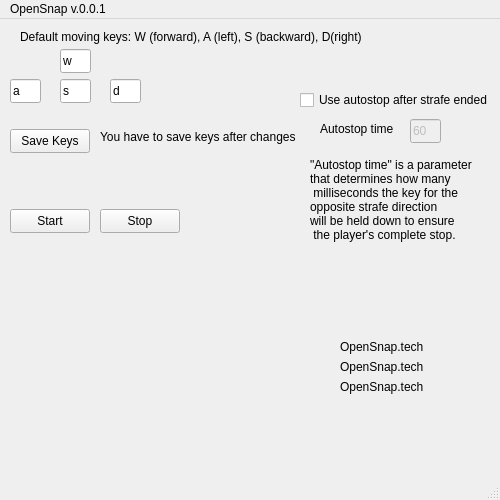
<?xml version="1.0" encoding="UTF-8"?>
<ui version="4.0">
 <class>MainWindow</class>
 <widget class="QMainWindow" name="MainWindow">
  <property name="geometry">
   <rect>
    <x>0</x>
    <y>0</y>
    <width>500</width>
    <height>500</height>
   </rect>
  </property>
  <property name="minimumSize">
   <size>
    <width>500</width>
    <height>500</height>
   </size>
  </property>
  <property name="maximumSize">
   <size>
    <width>500</width>
    <height>500</height>
   </size>
  </property>
  <property name="windowTitle">
   <string>OpenSnap | Free Razer's Snap Tap Alternative</string>
  </property>
  <widget class="QWidget" name="centralwidget">
   <widget class="QPushButton" name="pushButton">
    <property name="geometry">
     <rect>
      <x>10</x>
      <y>190</y>
      <width>80</width>
      <height>24</height>
     </rect>
    </property>
    <property name="text">
     <string>Start</string>
    </property>
   </widget>
   <widget class="QPushButton" name="pushButton_2">
    <property name="geometry">
     <rect>
      <x>100</x>
      <y>190</y>
      <width>80</width>
      <height>24</height>
     </rect>
    </property>
    <property name="text">
     <string>Stop</string>
    </property>
   </widget>
   <widget class="QLabel" name="label">
    <property name="geometry">
     <rect>
      <x>340</x>
      <y>320</y>
      <width>131</width>
      <height>16</height>
     </rect>
    </property>
    <property name="text">
     <string>OpenSnap.tech</string>
    </property>
   </widget>
   <widget class="QLabel" name="label_2">
    <property name="geometry">
     <rect>
      <x>340</x>
      <y>340</y>
      <width>131</width>
      <height>16</height>
     </rect>
    </property>
    <property name="text">
     <string>OpenSnap.tech</string>
    </property>
   </widget>
   <widget class="QLabel" name="label_3">
    <property name="geometry">
     <rect>
      <x>340</x>
      <y>360</y>
      <width>131</width>
      <height>16</height>
     </rect>
    </property>
    <property name="text">
     <string>OpenSnap.tech</string>
    </property>
   </widget>
   <widget class="QLineEdit" name="lineEditW">
    <property name="geometry">
     <rect>
      <x>60</x>
      <y>30</y>
      <width>31</width>
      <height>24</height>
     </rect>
    </property>
    <property name="text">
     <string>w</string>
    </property>
    <property name="maxLength">
     <number>1</number>
    </property>
   </widget>
   <widget class="QLineEdit" name="lineEditA">
    <property name="geometry">
     <rect>
      <x>10</x>
      <y>60</y>
      <width>31</width>
      <height>24</height>
     </rect>
    </property>
    <property name="text">
     <string>a</string>
    </property>
    <property name="maxLength">
     <number>1</number>
    </property>
   </widget>
   <widget class="QLineEdit" name="lineEditS">
    <property name="geometry">
     <rect>
      <x>60</x>
      <y>60</y>
      <width>31</width>
      <height>24</height>
     </rect>
    </property>
    <property name="text">
     <string>s</string>
    </property>
    <property name="maxLength">
     <number>1</number>
    </property>
   </widget>
   <widget class="QLineEdit" name="lineEditD">
    <property name="geometry">
     <rect>
      <x>110</x>
      <y>60</y>
      <width>31</width>
      <height>24</height>
     </rect>
    </property>
    <property name="text">
     <string>d</string>
    </property>
    <property name="maxLength">
     <number>1</number>
    </property>
   </widget>
   <widget class="QPushButton" name="pushButton_3">
    <property name="geometry">
     <rect>
      <x>10</x>
      <y>110</y>
      <width>80</width>
      <height>24</height>
     </rect>
    </property>
    <property name="text">
     <string>Save Keys</string>
    </property>
   </widget>
   <widget class="QLabel" name="label_4">
    <property name="geometry">
     <rect>
      <x>100</x>
      <y>110</y>
      <width>201</width>
      <height>16</height>
     </rect>
    </property>
    <property name="text">
     <string>You have to save keys after changes</string>
    </property>
   </widget>
   <widget class="QLabel" name="label_5">
    <property name="geometry">
     <rect>
      <x>20</x>
      <y>10</y>
      <width>371</width>
      <height>16</height>
     </rect>
    </property>
    <property name="text">
     <string>Default moving keys: W (forward), A (left), S (backward), D(right)</string>
    </property>
   </widget>
   <widget class="QLineEdit" name="lineEditDelay">
    <property name="enabled">
     <bool>false</bool>
    </property>
    <property name="geometry">
     <rect>
      <x>410</x>
      <y>100</y>
      <width>31</width>
      <height>24</height>
     </rect>
    </property>
    <property name="text">
     <string>60</string>
    </property>
    <property name="maxLength">
     <number>5</number>
    </property>
   </widget>
   <widget class="QLabel" name="label_6">
    <property name="geometry">
     <rect>
      <x>320</x>
      <y>100</y>
      <width>81</width>
      <height>20</height>
     </rect>
    </property>
    <property name="text">
     <string>Autostop time</string>
    </property>
   </widget>
   <widget class="QCheckBox" name="checkBoxAutostop">
    <property name="geometry">
     <rect>
      <x>300</x>
      <y>70</y>
      <width>191</width>
      <height>22</height>
     </rect>
    </property>
    <property name="text">
     <string>Use autostop after strafe ended</string>
    </property>
   </widget>
   <widget class="QLabel" name="label_7">
    <property name="geometry">
     <rect>
      <x>310</x>
      <y>130</y>
      <width>171</width>
      <height>101</height>
     </rect>
    </property>
    <property name="text">
     <string>&quot;Autostop time&quot; is a parameter 
that determines how many
 milliseconds the key for the 
opposite strafe direction 
will be held down to ensure
 the player's complete stop.</string>
    </property>
   </widget>
  </widget>
  <widget class="QMenuBar" name="menubar">
   <property name="geometry">
    <rect>
     <x>0</x>
     <y>0</y>
     <width>500</width>
     <height>21</height>
    </rect>
   </property>
   <widget class="QMenu" name="menuOpenSnap_Settings">
    <property name="title">
     <string>OpenSnap v.0.0.1</string>
    </property>
    <addaction name="actionQuit"/>
   </widget>
   <addaction name="menuOpenSnap_Settings"/>
  </widget>
  <widget class="QStatusBar" name="statusbar"/>
  <action name="actionQuit">
   <property name="text">
    <string>Quit</string>
   </property>
  </action>
 </widget>
 <resources/>
 <connections/>
</ui>
